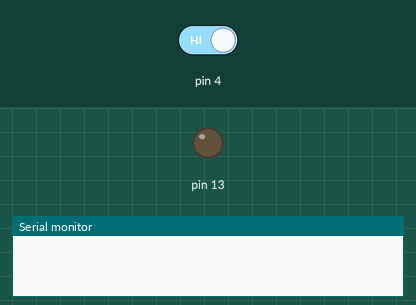
Recording of a sketch running on a simulated Arduino Uno, built with avr-gcc and run on an emulated ATmega328P. Parts: output pins drawn as LEDs (lit = HIGH), the last lines printed to the serial monitor. The inputs (shaded band) are chosen by the test bench; at power-on: pin 4 HIGH.

Above: at 1.2 s.
1.3 s: pin 4 driven LOW
At 2.1 s:
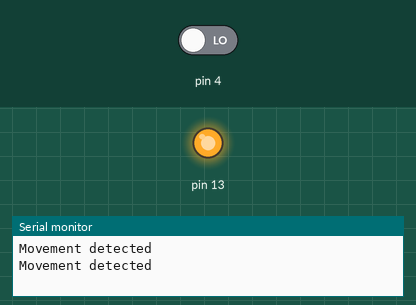
2.8 s: pin 4 driven HIGH
At 3.3 s:
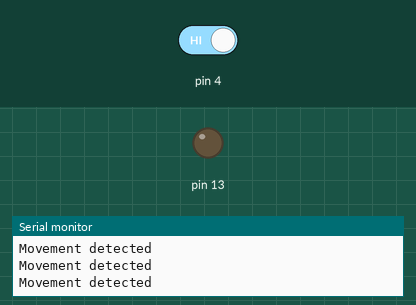
Timing chart, 0 to 5.8 s (numbered marks = the images above; inputs shaded):
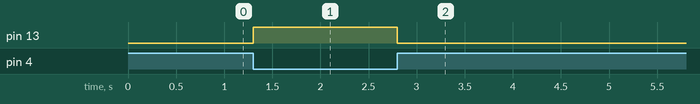

Measured:
- after the input at 1.3 s, pin 13: LOW → HIGH at once
- after the input at 2.8 s, pin 13: HIGH → LOW at once

The sketch:

ir_test.ino
```cpp
void setup() {
  // put your setup code here, to run once:
pinMode(13, OUTPUT);
pinMode(4,INPUT);
Serial.begin(9600);
}

void loop() {
  // put your main code here, to run repeatedly:
if(digitalRead(4)==LOW)
{
  digitalWrite(13,HIGH);
  Serial.print("Movement detected \n");
  delay(500);
}
else
digitalWrite(13,LOW);
}
```
